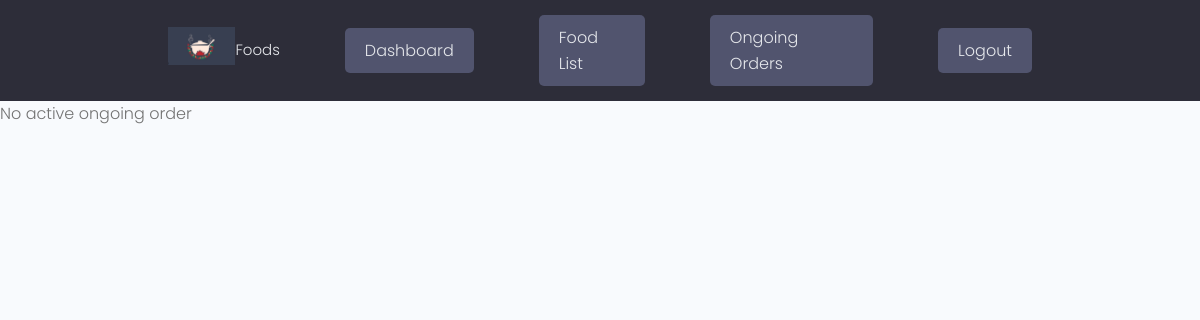
The page /ongoing-orders/ (signed in) on the database as committed earlier.
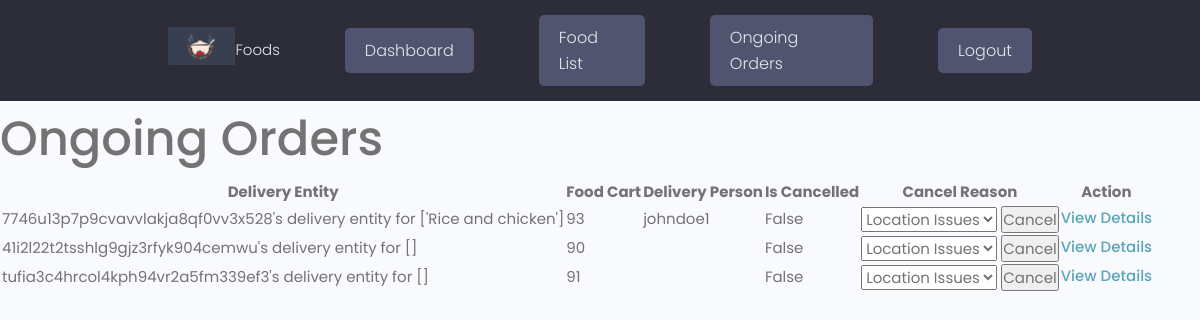
The same page on the database as committed later.
### Orders/models.py (models this page shows, shortened)
class OngoingOrder(models.Model):
    LOCATION_ISSUES = 'LOCATION ISSUES'
    DELIVERY_ISSUES = 'DELIVERY ISSUES'
    FOOD_ISSUES = 'FOOD ISSUES'
    OTHER = 'OTHER'
    CANCEL_REASON_CHOICES = [
        (LOCATION_ISSUES, 'Location Issues'),
        (DELIVERY_ISSUES, 'Delivery Issues'),
        (FOOD_ISSUES, 'Food Issues'),
        (OTHER, 'Other'),
    ]
    delivery_entity = models.OneToOneField(DeliveryEntity, on_delete=models.CASCADE, null=True, blank=True)
    is_cancelled = models.BooleanField(default=False)
    cancel_reason = models.CharField(max_length=50, choices=CANCEL_REASON_CHOICES, blank=True)
    created = models.DateField(auto_now_add=True, null=True, blank=True)
    updated = models.DateField(auto_now=True, null=True, blank=True)
    class Meta:
        ordering = ['-created']

class DeliveryEntity(models.Model):
    food_cart = models.ForeignKey(FoodCart, on_delete=models.CASCADE, blank=True, null=True)
    session_id = models.CharField(max_length=500, blank=True,null=True)
    phone_number = models.CharField(max_length=20, null=True, blank=True)
    owner = models.ForeignKey(Customer, on_delete=models.CASCADE, null=True, blank=True)
    delivery_person = models.ForeignKey(DeliveryPerson, on_delete=models.SET_NULL, null=True, blank=True)
    address = models.CharField(max_length=500)
    is_active = models.BooleanField(default=True)
    ongoing_status = models.BooleanField(default=False)
    is_accepted = models.BooleanField(default=False)
    accept_delivery = models.BooleanField(default=False)
    created = models.DateField(auto_now_add=True, null=True, blank=True)
    updated = models.DateField(auto_now=True, null=True, blank=True)
    objects = models.Manager()
    active_objects = IsActiveManager()
    class Meta:
        ordering = ['-created']
    def __str__(self):
        if self.owner:
            return f"{self.owner.user.username}'s delivery entity for {[ordered_food.food.name for ordered_food in self.food_cart.ordered_food.all()]}"
        else:
            return f"{self.session_id}'s delivery entity for {[ordered_food.food.name for ordered_food in self.food_cart.ordered_food.all()]}"

class FoodCart(models.Model):
    user = models.ForeignKey(Customer, on_delete=models.CASCADE, blank=True, null=True)
    session_id = models.CharField(max_length=500, blank=True, null=True)
    ordered_food = models.ManyToManyField(OrderedFood, blank=True)
    date_created = models.DateTimeField(auto_now_add=True)
    date_checked_out = models.DateTimeField(null=True, blank=True)
    is_checked_out = models.BooleanField(default=False)
    created = models.DateField(auto_now_add=True, null=True, blank=True)
    updated = models.DateField(auto_now=True, null=True, blank=True)

class OrderedFood(models.Model):
    user = models.ForeignKey(Customer, on_delete=models.CASCADE, blank=True, null=True)
    session_id = models.CharField(max_length=500, blank=True, null=True)
    food = models.ForeignKey(Food, on_delete=models.CASCADE)
    optional_items = models.ManyToManyField(OptionalItem, through='OrderedOptionalItem')
    food_quantity = models.IntegerField(default=1, blank=True, null=True)
    created = models.DateField(auto_now_add=True, null=True, blank=True)
    updated = models.DateField(auto_now=True, null=True, blank=True)

class Food(models.Model):
    name = models.CharField(max_length=225)
    description = models.TextField()
    tags = models.ManyToManyField(Tag)
    price = models.FloatField(default=0.00)
    optional_items = models.ManyToManyField('OptionalItem', related_name='foods')
    picture = models.ImageField(upload_to='media')
    is_active = models.BooleanField(default=True)
    objects = models.Manager()
    active_objects = IsActiveManager()

### accounts/models.py (models this page shows, shortened)
class DeliveryPerson(models.Model):
    user = models.OneToOneField(CustomUser, on_delete=models.CASCADE)
    is_accepted=models.BooleanField(default=False)
    is_available=models.BooleanField(default=True)
    ride_number = models.CharField(max_length=20)

class CustomUser(AbstractUser):
    first_name = models.CharField(max_length=200)
    last_name = models.CharField(max_length=200)
    username = models.CharField(max_length=200, unique=True)
    email = models.EmailField()
    address = models.CharField(max_length=200, blank=True, null=True)
    phone_number = models.CharField(max_length=200, null=True, blank=True)

### Orders/views.py (the view)
# urls.py: path('ongoing-orders/', views.OngoingOrderListView.as_view(), name='ongoing_orders'),
class OngoingOrderListView(AdminRequiredMixin, generic.ListView):
    model = OngoingOrder
    template_name = 'orders/ongoing_orders.html'
    context_object_name = 'ongoing_orders'

### Orders/context_processors.py (called while the page is built)
def food_cart_items_count(request):
    cart_total = 0
    if request.user.is_authenticated:
        selected_cart = FoodCart.objects.filter(user=request.user.customer, is_checked_out=False).first()
        if selected_cart is not None:
            cart_total = selected_cart.ordered_food.count()
    else:
        session_id = request.session.session_key
        selected_cart = FoodCart.objects.filter(session_id=session_id, is_checked_out=False).first()
        if selected_cart is not None:
            cart_total = selected_cart.ordered_food.count()
    return {"cart_total": cart_total}

### Orders/views.py (called while the page is built)
    def test_func(self):
        return self.request.user.is_superuser

### Orders/templates/orders/ongoing_orders.html (shortened to what this page needs)
{% extends 'main.html' %}
{% block content %}
{% if ongoing_orders %}
    <h1>Ongoing Orders</h1>
    <table>
        <thead>
            <tr>
                <th>Delivery Entity</th>
                <th>Food Cart</th>
                <th>Delivery Person</th>
                <th>Is Cancelled</th>
                <th>Cancel Reason</th>
                <th>Action</th>
            </tr>
        </thead>
        <tbody>
            {% for ongoing_order in ongoing_orders %}
                <tr>
                    <td>{{ ongoing_order.delivery_entity }}</td>
                    <td>{{ ongoing_order.delivery_entity.food_cart.id }}</td>
                    <td>{{ ongoing_order.delivery_entity.delivery_person.user.username }}</td>
                    <td>{{ ongoing_order.is_cancelled }}</td>
                    <td>
                        {% if ongoing_order.is_cancelled %}
                            {{ ongoing_order.get_cancel_reason_display }}
                        {% else %}
                            <form method="post" action="{% url 'cancel_order' ongoing_order.id %}">
                                <select name="cancel_reason">
                                    {% for choice in ongoing_order.CANCEL_REASON_CHOICES %}
                                        <option value="{{ choice.0 }}">{{ choice.1 }}</option>
                                    {% endfor %}
                                </select>
                                <button type="submit">Cancel</button>
                            </form>
                        {% endif %}
                    </td>
                    <td><a href="{% url 'ongoing_order_detail' ongoing_order.id %}">View Details</a></td>
                </tr>
            {% endfor %}
        </tbody>
    </table>
{% else %}
<p>No active ongoing order</p>
{% endif %}
{% endblock %}

### templates/main.html (shortened to what this page needs)
<!DOCTYPE html>
<html lang="en">
{% load static %}
<head>
  <link rel="stylesheet" href="https://cdn.iconmonstr.com/1.3.0/css/iconmonstr-iconic-font.min.css" />
  <link rel="stylesheet" href="{% static 'uikit/styles/uikit.css' %}" />
  <link rel="stylesheet" href="{% static 'styles/app.css' %}" />
</head>
<body>
{% include 'navbar.html' %}
{% block content %}
{% endblock content %}
</body>
</html>

### templates/navbar.html (shortened to what this page needs)
<!DOCTYPE html>
<html lang="en">
<head>
</head>
<body>
{% load static %}
<header class="header">
    <div class="container container--narrow">
        <a href="" class="header__logo">
            <img src="{% static 'images/logofood.PNG' %}" alt="DevSearch Logo" />
        </a>
        <nav class="header__nav">
            <ul class="header__menu">
                <li class="header__menuItem"><a href="{% url 'foods' %}">Foods</a></li>
                {% if request.user.is_authenticated and not request.user.is_staff and request.user.customer %}
                    <li class="header__menuItem"><a href="{% url 'cart' %}">Cart  ({{ cart_total }})</a></li>
                    <li class="header__menuItem"><a href="{% url 'user-dashboard' %}" class="btn btn--sub">Dashboard</a></li>
                    <li class="header__menuItem"><a href="{% url 'profile' %}" class="btn btn--sub">Profile</a></li>
                    <li class="header__menuItem"><a href="{% url 'logout' %}" class="btn btn--sub">Logout</a></li>
                {% elif request.user.is_staff %}
                    <li class="header__menuItem"><a href="{% url 'admin_order_management' %}" class="btn btn--sub">Dashboard</a></li>
                    <li class="header__menuItem"><a href="{% url 'admin-list' %}" class="btn btn--sub">Food List</a></li>
                    <li class="header__menuItem"><a href="{% url 'ongoing_orders' %}" class="btn btn--sub">Ongoing Orders</a></li>
                    <li class="header__menuItem"><a href="{% url 'logout' %}" class="btn btn--sub">Logout</a></li>
                {% else %}
                    <li class="header__menuItem"><a href="{% url 'user-dashboard' %}" class="btn btn--sub">Dashboard</a></li>
                    <li class="header__menuItem"><a href="{% url 'cart' %}">Cart  ({{ cart_total }})</a></li>
                    <li class="header__menuItem"><a href="{% url 'login' %}" class="btn btn--sub">Login/Sign Up</a></li>
                {% endif %}
            </ul>
        </nav>
    </div>
</header>

### static/styles/app.css (style rules this page uses)
:root { --color-sub: #2d2d39; }
.btn--sub { background-color: var(--color-sub-light); }
img { width: 100%; }
.header { position: sticky; z-index: 111; background-color: var(--color-sub); padding: 1.5rem 0; }
.header > .container { display: flex; justify-content: space-between; align-items: center; }
.header__logo > img { height: 3.8rem; }
.header__nav > ul { display: inline-flex; align-items: center; list-style: none; gap: 6.5rem; }
.header__menuItem > a { color: var(--color-light); font-weight: 300; }

### static/uikit/styles/modules/_variables.css (style rules this page uses)
:root { --color-main: #5aa5b9; --color-main-light: #e6faff; --color-sub: #3f4156; --color-sub-light: #51546e; --color-sub-lighter: #ededfd; --color-text: #737373; --color-gray: #8b8b8b; --color-light: #e5e7eb; --color-light-gray: #767676; --color-bg: #f8fafd; --color-white: #fffefd; --color-white-light: #f3f3f3; --color-success: #359e64; --color-success-bg: #def8e8; --color-error: #fc4b0b; --color-error-bg: #fff2ee; --font-base: 'Poppins', arial, helvetica, 'Segoe UI', roboto, ubuntu, sans-serif; --font-monospace: 'Fira Code', 'Courier New', courier, monospace; --font-regular: 300; --font-medium: 500; --font-bold: 700; --generic-shadow: 1px 1px 5px #00000010; --generic-transition: all 0.3s ease-in-out; }

### static/uikit/styles/modules/_base.css (style rules this page uses)
* { margin: 0; padding: 0; box-sizing: border-box; text-rendering: optimizeLegibility; color: inherit; font-size: inherit; }
html { font-size: 50%; }
@media only screen and (min-width: 480px) { html { font-size: 56.25%; } }
@media only screen and (min-width: 1200px) { html { font-size: 62.5%; } }
body { line-height: 1.6; font-weight: 400; font-size: 1.5rem; color: var(--color-text); background-color: var(--color-bg); min-height: 100vh; }

### static/uikit/styles/modules/_typography.css (style rules this page uses)
* { font-family: var(--font-base); }
h1 { font-size: 4.8rem; font-weight: var(--font-medium); }
a { padding-bottom: 2px; text-decoration: none; display: inline-block; color: var(--color-main); font-weight: var(--font-medium); }

### static/uikit/styles/modules/_utilities.css (style rules this page uses)
.container { width: 92%; max-width: 165rem; margin: 0 auto; box-sizing: border-box; }
.container--narrow { width: 92%; max-width: 120rem; }
@media screen and (min-width: 1000px) { .container { width: 90%; } }
@media screen and (min-width: 1000px) { .container--narrow { width: 85%; } }
@media screen and (min-width: 1200px) { .container { width: 80%; } }
@media screen and (min-width: 1200px) { .container--narrow { width: 72%; } }

### static/uikit/styles/modules/_button.css (style rules this page uses)
.btn { display: inline-block; position: relative; cursor: pointer; background-color: var(--color-light); font-weight: var(--font-medium); color: var(--color-sub); text-decoration: none; padding: 1rem 2rem; border-radius: 0.5rem; border: none; width: -webkit-fit-content; width: -moz-fit-content; width: fit-content; height: -webkit-fit-content; height: -moz-fit-content; height: fit-content; font-size: 1.6rem; outline-width: 0; outline-color: transparent; -webkit-backface-visibility: hidden; backface-visibility: hidden; transition: all 0.3s ease-in-out; }
.btn--sub { background-color: var(--color-sub); color: var(--color-white); }

Rows that differ between the two databases and show on the page:
added OngoingOrder: delivery_entity "7746u13p7p9cvavvlakja8qf0vv3x528's delivery entity for ['Rice and chicken']", delivery_entity.food_cart.id "93", delivery_entity.delivery_person.user.username "johndoe1", is_cancelled "False", cancel_reason "Location Issues"
added OngoingOrder: delivery_entity "41i2l22t2tsshlg9gjz3rfyk904cemwu's delivery entity for []", delivery_entity.food_cart.id "90", is_cancelled "False", cancel_reason "Location Issues"
added OngoingOrder: delivery_entity "tufia3c4hrcol4kph94vr2a5fm339ef3's delivery entity for []", delivery_entity.food_cart.id "91", is_cancelled "False", cancel_reason "Location Issues"
Other text that changed with them:
text no longer shown: "No active ongoing order"
text now shown: "Ongoing Orders Delivery Entity Food Cart Delivery Person Is Cancelled Cancel Reason Action"
